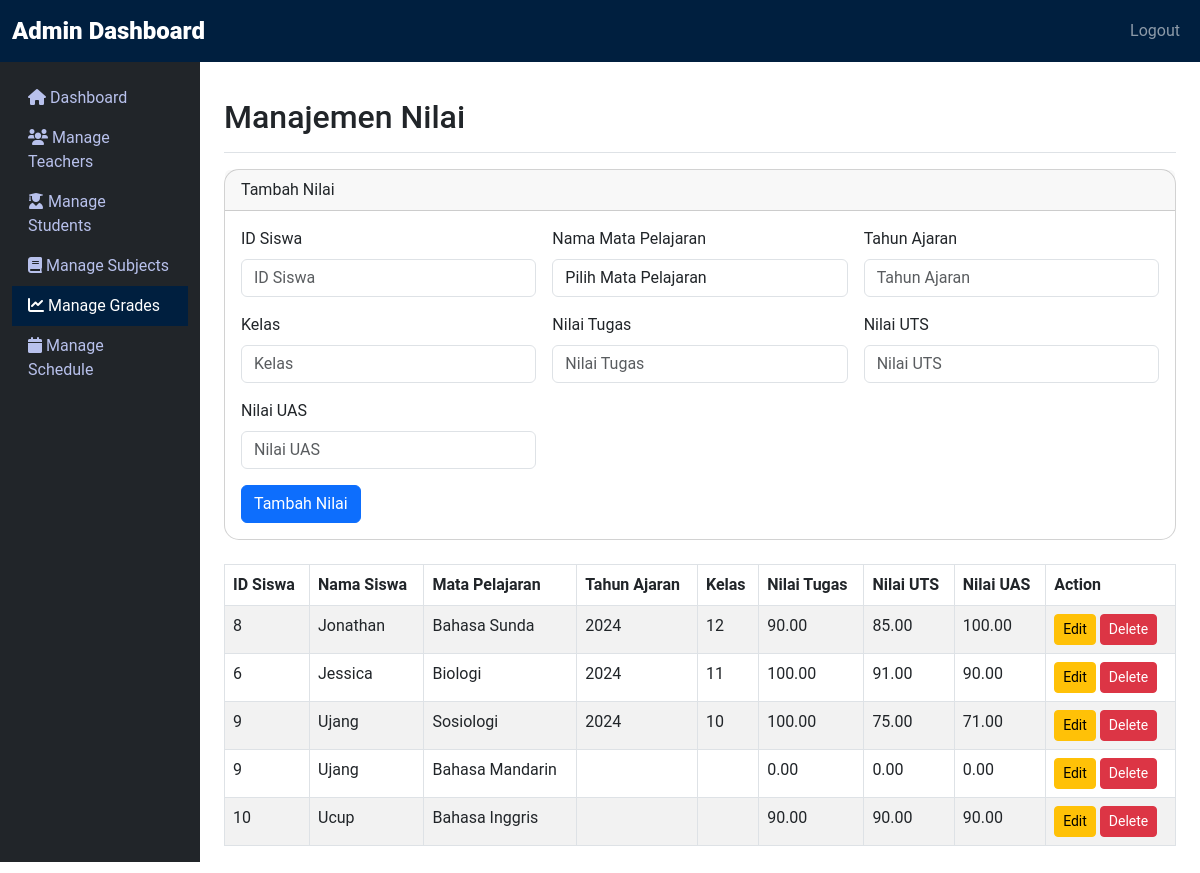
Page /admin/manage_grades.php (signed in) on the earlier database version.
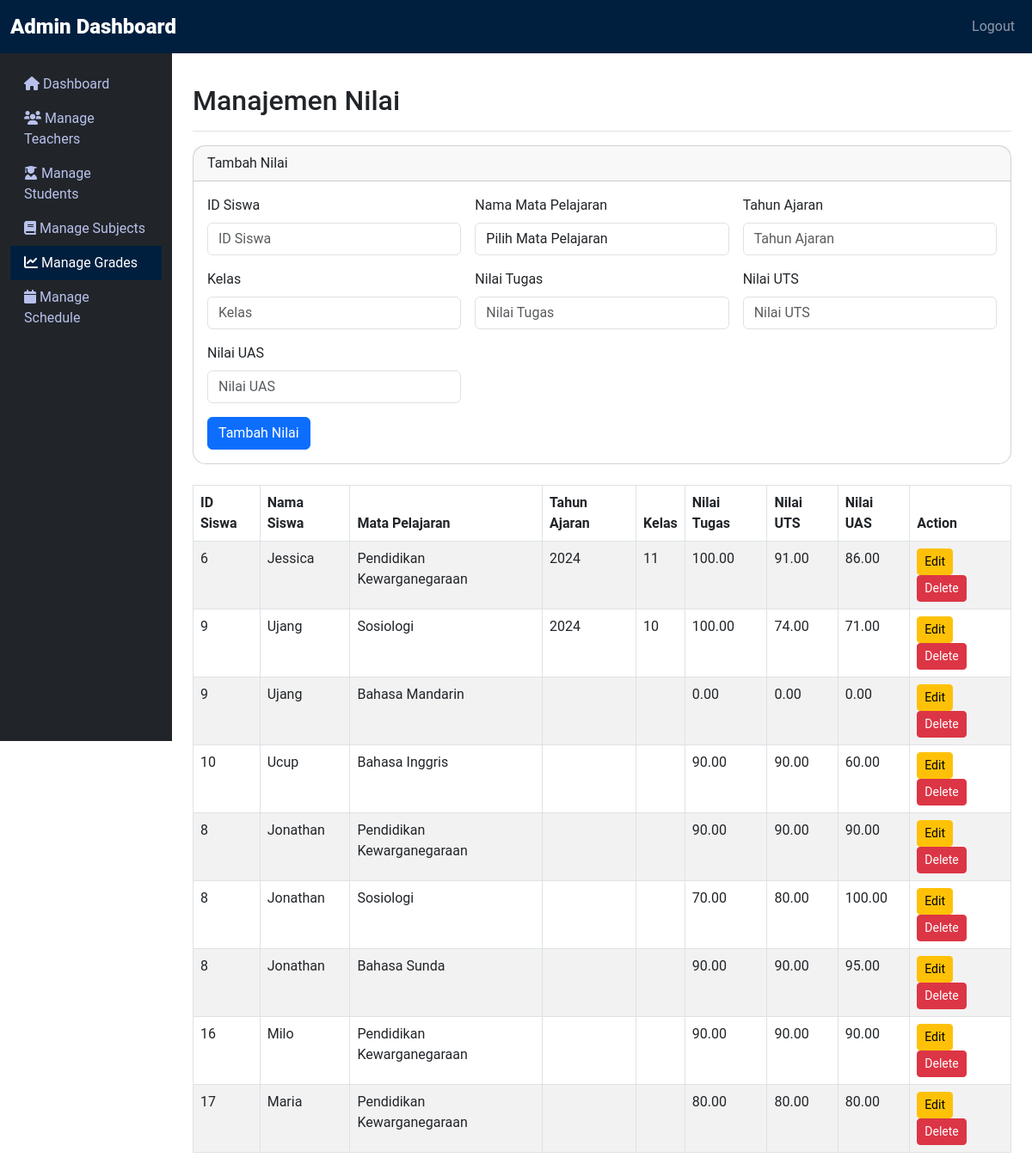
Same page on the later database version.
### tables this page shows
CREATE TABLE `nilai` (
  `id` int(11) NOT NULL,
  `id_siswa` int(11) DEFAULT NULL,
  `id_mata_pelajaran` int(11) DEFAULT NULL,
  `nilai_tugas` decimal(5,2) DEFAULT NULL,
  `nilai_uts` decimal(5,2) DEFAULT NULL,
  `nilai_uas` decimal(5,2) DEFAULT NULL,
  `tahun_ajaran` varchar(20) NOT NULL,
  `kelas` varchar(20) NOT NULL,
  `periode_id` int(11) DEFAULT NULL
);

CREATE TABLE `siswa` (
  `id` int(11) NOT NULL,
  `nama` varchar(100) NOT NULL,
  `kelas` varchar(10) NOT NULL,
  `alamat` text DEFAULT NULL,
  `telepon` varchar(15) DEFAULT NULL,
  `jenis_kelamin` enum('L','P') DEFAULT NULL,
  `agama` varchar(50) DEFAULT NULL,
  `email` varchar(100) DEFAULT NULL,
  `tanggal_lahir` date DEFAULT NULL,
  `password` varchar(255) NOT NULL,
  `periode_id` int(11) NOT NULL,
  `status` varchar(20) DEFAULT 'Aktif',
  `kelas_id` int(11) DEFAULT NULL
);

CREATE TABLE `mata_pelajaran` (
  `id` int(11) NOT NULL,
  `nama` varchar(100) NOT NULL,
  `guru_pengajar` int(11) DEFAULT NULL,
  `periode_id` int(11) NOT NULL
);

### admin/manage_grades.php (the view, shortened to what this page needs)
<?php
include '../includes/db.php';
$query = "
    SELECT n.*, s.nama AS nama_siswa, mp.nama AS nama_mata_pelajaran
    FROM nilai n
    LEFT JOIN siswa s ON n.id_siswa = s.id
    LEFT JOIN mata_pelajaran mp ON n.id_mata_pelajaran = mp.id
";
$stmt = $pdo->prepare($query);
$stmt->execute();
$grades = $stmt->fetchAll(PDO::FETCH_ASSOC);
?>
<!DOCTYPE html>
<html lang="id">
<head>
    <link href="https://cdn.jsdelivr.net/npm/bootstrap@5.3.0-alpha1/dist/css/bootstrap.min.css" rel="stylesheet">
    <link href="https://cdnjs.cloudflare.com/ajax/libs/font-awesome/6.0.0-beta3/css/all.min.css" rel="stylesheet">
    <link rel="stylesheet" href="admin_style.css">
</head>
<body>
    <nav class="navbar navbar-expand-lg navbar-dark bg-navy">
        <div class="container-fluid">
            <a class="navbar-brand" href="#"><b>Admin Dashboard</b></a>
            <div class="collapse navbar-collapse" id="navbarNav">
                <ul class="navbar-nav ms-auto">
                    <li class="nav-item">
                        <a class="nav-link" href="../index.php">Logout</a>
                    </li>
                </ul>
            </div>
        </div>
    </nav>
    <div class="container-fluid">
        <div class="row">
            <nav id="sidebarMenu" class="col-md-3 col-lg-2 d-md-block bg-dark sidebar collapse">
                <div class="position-sticky pt-3">
                    <ul class="nav flex-column">
                        <li class="nav-item">
                            <a class="nav-link" href="admin_dashboard.php">
                                <i class="fas fa-home"></i> Dashboard
                            </a>
                        </li>
                        <li class="nav-item">
                            <a class="nav-link" href="manage_teachers.php">
                                <i class="fas fa-users"></i> Manage Teachers
                            </a>
                        </li>
                        <li class="nav-item">
                            <a class="nav-link" href="manage_students.php">
                                <i class="fas fa-user-graduate"></i> Manage Students
                            </a>
                        </li>
                        <li class="nav-item">
                            <a class="nav-link" href="manage_subjects.php">
                                <i class="fas fa-book"></i> Manage Subjects
                            </a>
                        </li>
                        <li class="nav-item">
                            <a class="nav-link active" href="manage_grades.php">
                                <i class="fas fa-chart-line"></i> Manage Grades
                            </a>
                        </li>
                        <li class="nav-item">
                            <a class="nav-link" href="manage_schedule.php">
                                <i class="fas fa-calendar"></i> Manage Schedule
                            </a>
                        </li>
                    </ul>
                </div>
            </nav>
            <main class="col-md-9 ms-sm-auto col-lg-10 px-md-4">
                <div class="d-flex justify-content-between flex-wrap flex-md-nowrap align-items-center pt-3 pb-2 mb-3 border-bottom">
                    <h1 class="h2">Manajemen Nilai</h1>
                </div>
                <div class="card mb-4">
                    <div class="card-header">
                        <?= isset($_GET['edit']) ? 'Edit Nilai' : 'Tambah Nilai' ?>
                    </div>
                    <div class="card-body">
                        <form method="POST" class="row g-3">
                            <div class="col-md-4">
                                <label for="id_siswa" class="form-label">ID Siswa</label>
                                <input type="text" class="form-control" name="id_siswa" placeholder="ID Siswa" value="<?= $nilai['id_siswa'] ?? '' ?>" required>
                            </div>
                            <div class="col-md-4">
                                <label for="id_mata_pelajaran" class="form-label">Nama Mata Pelajaran</label>
                                <select class="form-control" name="id_mata_pelajaran" required>
                                    <option value="">Pilih Mata Pelajaran</option>
                                </select>
                            </div>
                            <div class="col-md-4">
                                <label for="tahun_ajaran" class="form-label">Tahun Ajaran</label>
                                <input type="text" class="form-control" name="tahun_ajaran" placeholder="Tahun Ajaran" value="<?= $nilai['tahun_ajaran'] ?? '' ?>" required>
                            </div>
                            <div class="col-md-4">
                                <label for="kelas" class="form-label">Kelas</label>
                                <input type="text" class="form-control" name="kelas" placeholder="Kelas" value="<?= $nilai['kelas'] ?? '' ?>" required>
                            </div>
                            <div class="col-md-4">
                                <label for="nilai_tugas" class="form-label">Nilai Tugas</label>
                                <input type="number" class="form-control" name="nilai_tugas" placeholder="Nilai Tugas" value="<?= $nilai['nilai_tugas'] ?? '' ?>" required>
                            </div>
                            <div class="col-md-4">
                                <label for="nilai_uts" class="form-label">Nilai UTS</label>
                                <input type="number" class="form-control" name="nilai_uts" placeholder="Nilai UTS" value="<?= $nilai['nilai_uts'] ?? '' ?>" required>
                            </div>
                            <div class="col-md-4">
                                <label for="nilai_uas" class="form-label">Nilai UAS</label>
                                <input type="number" class="form-control" name="nilai_uas" placeholder="Nilai UAS" value="<?= $nilai['nilai_uas'] ?? '' ?>" required>
                            </div>
                            <div class="col-12">
                                <button type="submit" class="btn btn-primary">
                                    <?= isset($_GET['edit']) ? 'Update Nilai' : 'Tambah Nilai' ?>
                                </button>
                            </div>
                        </form>
                    </div>
                </div>
                <div class="table-responsive">
                    <table class="table table-striped table-bordered">
                        <thead>
                            <tr>
                                <th>ID Siswa</th>
                                <th>Nama Siswa</th>
                                <th>Mata Pelajaran</th>
                                <th>Tahun Ajaran</th>
                                <th>Kelas</th>
                                <th>Nilai Tugas</th>
                                <th>Nilai UTS</th>
                                <th>Nilai UAS</th>
                                <th>Action</th>
                            </tr>
                        </thead>
                        <tbody>
                            <?php foreach ($grades as $grade): ?>
                                <tr>
                                    <td><?= $grade['id_siswa'] ?></td>
                                    <td><?= $grade['nama_siswa'] ?></td>
                                    <td><?= $grade['nama_mata_pelajaran'] ?></td>
                                    <td><?= $grade['tahun_ajaran'] ?></td>
                                    <td><?= $grade['kelas'] ?></td>
                                    <td><?= $grade['nilai_tugas'] ?></td>
                                    <td><?= $grade['nilai_uts'] ?></td>
                                    <td><?= $grade['nilai_uas'] ?></td>
                                    <td>
                                        <a href="?edit=<?= $grade['id'] ?>" class="btn btn-warning btn-sm">Edit</a>
                                        <a href="?delete=<?= $grade['id'] ?>" class="btn btn-danger btn-sm">Delete</a>
                                    </td>
                                </tr>
                            <?php endforeach; ?>
                        </tbody>
                    </table>
                </div>
            </main>
        </div>
    </div>
</body>
</html>

### admin/admin_style.css (style rules this page uses)
body { font-family: 'Roboto', sans-serif; }
.bg-navy { background-color: #001F3F !important; }
.navbar-brand { font-weight: bold; font-size: 1.5rem; }
#sidebarMenu { position: sticky; top: 0; height: 100vh; overflow-y: auto; }
.sidebar .nav-link { color: #b8c1ec; }
.sidebar .nav-link.active { background-color: #001F3F; color: white; }
main { margin-left: 16.66%; padding: 20px; }
.card { border-radius: 15px; }

### admin/manage_grades.php (style rules this page uses)
#sidebarMenu { position: sticky; top: 0; height: 100vh; overflow-y: auto; }

Differences in the rows shown:
removed nilai: id_siswa "8", id_siswa.nama "Jonathan", id_mata_pelajaran.nama "Bahasa Sunda", tahun_ajaran "2024", kelas "12", nilai_tugas "90.00", nilai_uts "85.00", nilai_uas "100.00"
changed nilai "Jessica": id_mata_pelajaran.nama "Biologi" → "Pendidikan Kewarganegaraan"; nilai_uas "90.00" → "86.00"
changed nilai (number 2 of 9 on the later page): nilai_uts "75.00" → "74.00"
changed nilai "Ucup": nilai_uas "90.00" → "60.00"
added nilai: id_siswa "8", id_siswa.nama "Jonathan", id_mata_pelajaran.nama "Pendidikan Kewarganegaraan", nilai_tugas "90.00", nilai_uts "90.00", nilai_uas "90.00"
added nilai: id_siswa "8", id_siswa.nama "Jonathan", id_mata_pelajaran.nama "Sosiologi", nilai_tugas "70.00", nilai_uts "80.00", nilai_uas "100.00"
added nilai: id_siswa "8", id_siswa.nama "Jonathan", id_mata_pelajaran.nama "Bahasa Sunda", nilai_tugas "90.00", nilai_uts "90.00", nilai_uas "95.00"
added nilai: id_siswa "16", id_siswa.nama "Milo", id_mata_pelajaran.nama "Pendidikan Kewarganegaraan", nilai_tugas "90.00", nilai_uts "90.00", nilai_uas "90.00"
added nilai: id_siswa "17", id_siswa.nama "Maria", id_mata_pelajaran.nama "Pendidikan Kewarganegaraan", nilai_tugas "80.00", nilai_uts "80.00", nilai_uas "80.00"
